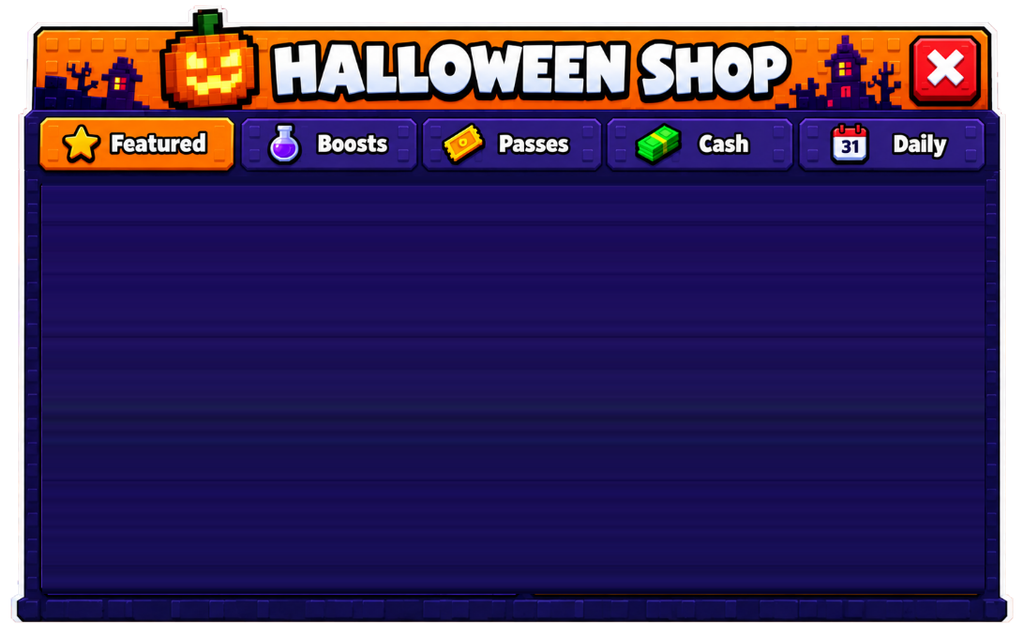
#> input picture assets/ui/shop_art/shop_background.png, 1024 x 637 px
$ python build_shop_pages.py .
#> lines starting #> are read from the running program, lines starting #| are printed output that depends on the picture
"""Turn the GPT Image page art (page_<tab>.png, generated from text-free layout sketches) into the shop's
BOOSTS / PASSES / CASH / DAILY page images.

usage (from the project root, after build_shop_atlas.py):
    python -I assets/ui/shop_art/build_shop_pages.py assets/ui/shop_art

Each page_<tab>.png is 1536 x 1024 with the 1092 x 679 sketch scaled into 1536 x 955 at y 34. The page image is
the canvas below the tab row (y 183..679, full width), with the panel's alpha from shop_background.png, a few
generated details the game draws itself painted out, and stored at 1024 px wide (drawn at 1092 x 496).
"""
import sys
from pathlib import Path

import numpy as np
from PIL import Image

DIR = Path(sys.argv[1])
CANVAS = (1092, 679)
TOP = 183
alpha = np.asarray(Image.open(DIR / "shop_background.png").convert("RGBA").resize(CANVAS, Image.LANCZOS))[..., 3]
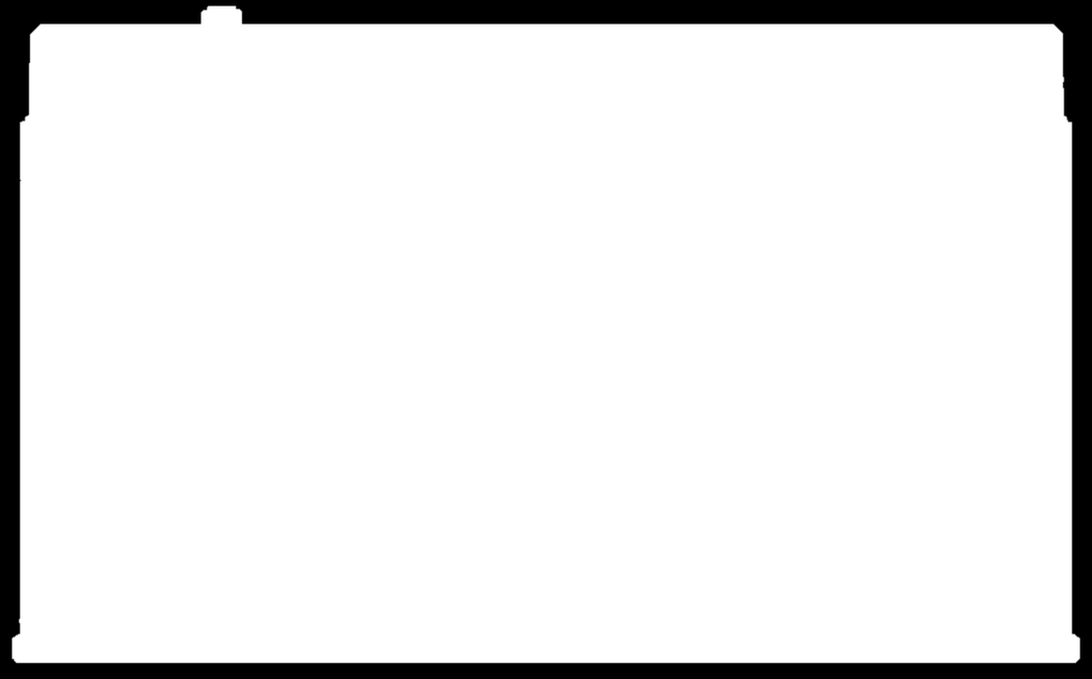
#> alpha: shape (679, 1092); min 0, max 255, mean 230.9


def load(tab):
#> called with tab = 'boosts'
    g = Image.open(DIR / f"page_{tab}.png").convert("RGB")
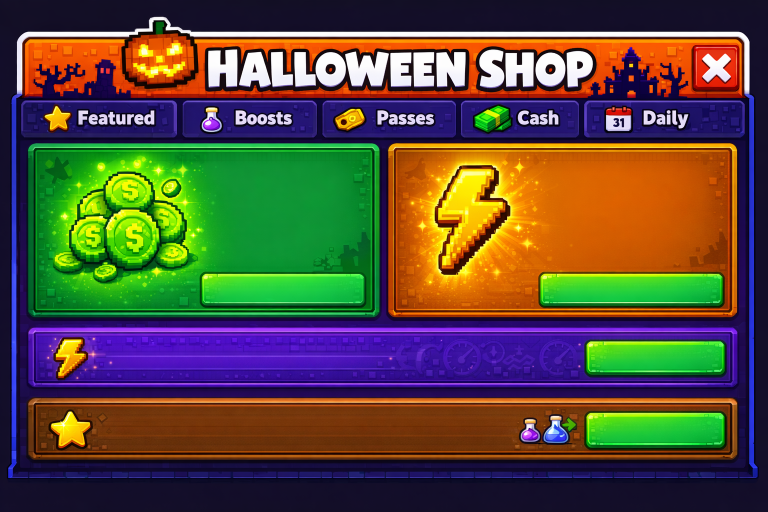
#> input picture assets/ui/shop_art/page_boosts.png, 1536 x 1024 px (shown at 1/2 size)
#> g is the input picture: PIL image 1536x1024 RGB; mean R, G, B 87.9, 76.6, 58.3
    return np.asarray(g.crop((0, 34, 1536, 34 + 955)).resize(CANVAS, Image.LANCZOS)).astype(np.int32)
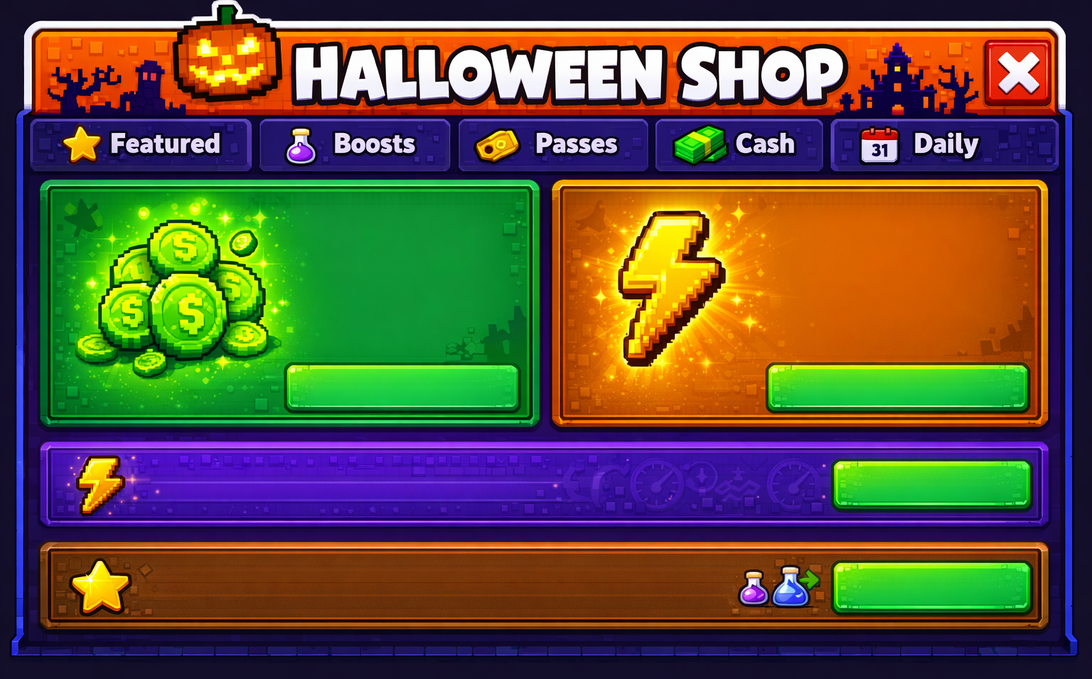
#> returned value: shape (679, 1092, 3) int32; mean of channels 0, 1, 2 92.9, 81.1, 59.6; drawn as R, G, B


def row_fill(img, box, cols):
    """Each row of box becomes the median of the sample columns (cols = list of (x0, x1))."""
    x0, y0, x1, y1 = box
    xs = [x for a, b in cols for x in range(a, b)]
    for y in range(y0, y1):
        img[y, x0:x1] = np.median(img[y, xs], axis=0)


def shift(img, box, dx, dy=0):
    """Copies the pixels dx / dy away into box (a patch of the same frame / face)."""
    x0, y0, x1, y1 = box
    img[y0:y1, x0:x1] = img[y0 + dy : y1 + dy, x0 + dx : x1 + dx].copy()


def save(tab, img):
#> called with tab = 'boosts'
    rgba = np.dstack([np.clip(img, 0, 255), alpha.astype(np.int32)]).astype(np.uint8)
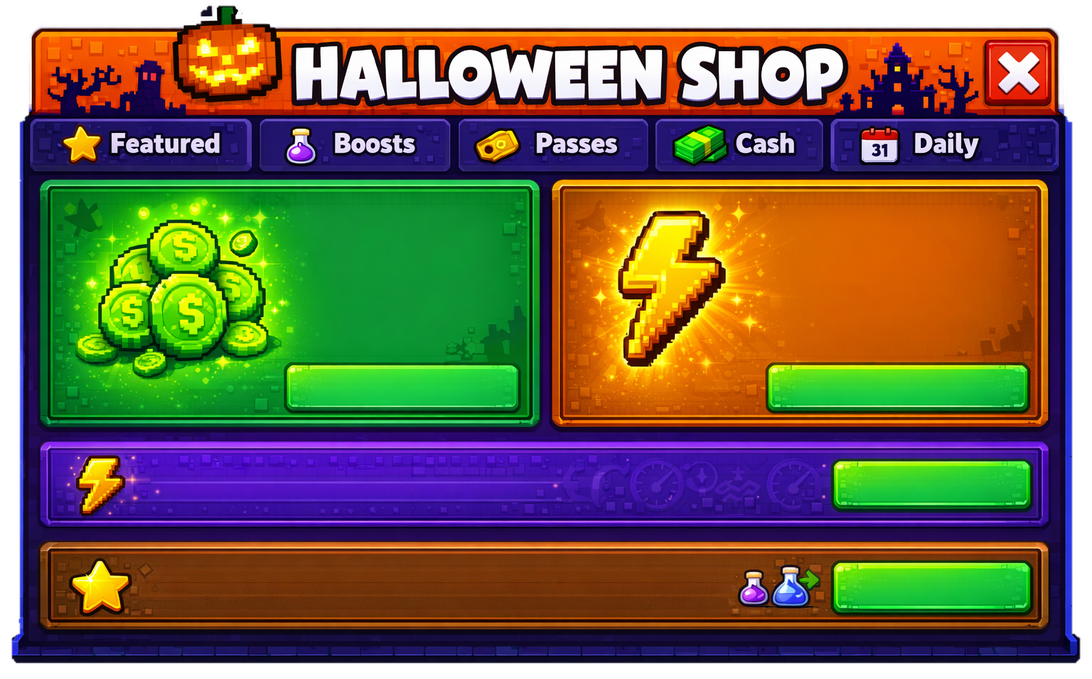
#> rgba: shape (679, 1092, 4); mean of channels 0, 1, 2, 3 92.9, 81.1, 59.6, 230.9; transparent parts drawn white
    page = Image.fromarray(rgba[TOP:], "RGBA")
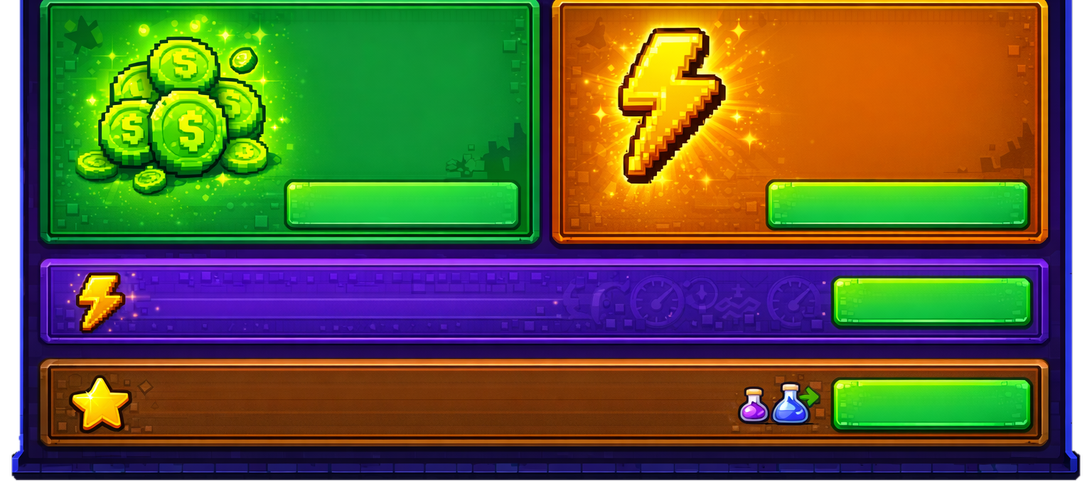
#> page: PIL image 1092x496 RGBA; mean R, G, B, A 86, 84, 51.9, 237.9; transparent parts drawn white
    page.resize((1024, round(page.height * 1024 / page.width)), Image.LANCZOS).save(DIR / f"shop_page_{tab}.png")
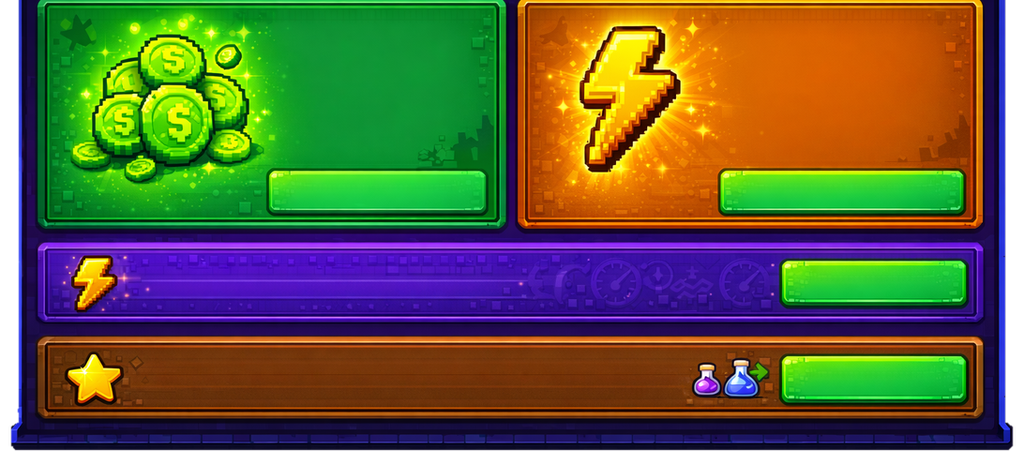
#> saved as shop_page_boosts.png: PIL image 1024x465 RGBA; mean R, G, B, A 84.7, 83, 49, 237.9; transparent parts drawn white


save("boosts", load("boosts"))

passes = load("passes")
#> (the run stopped early here; a loop or call above may not have finished)
